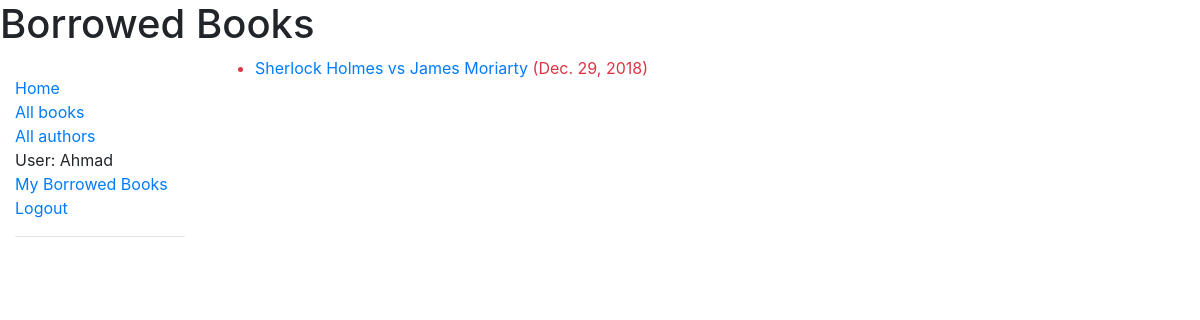
The page /catalog/mybooks/ (signed in) on the database as committed earlier.
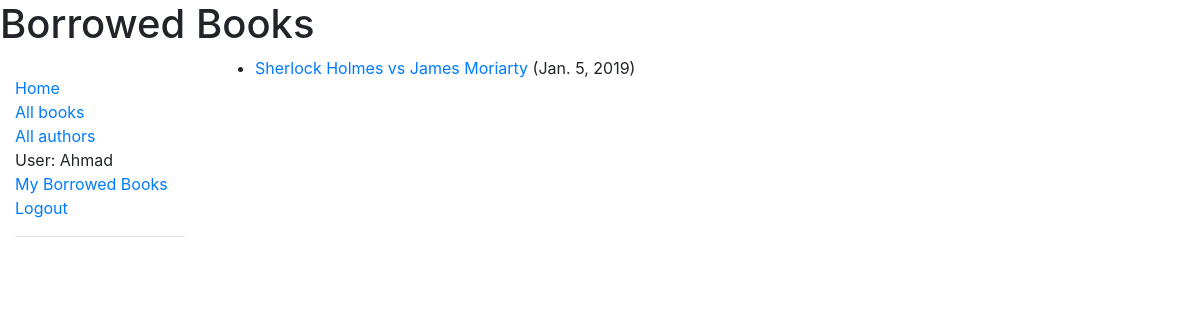
The same page on the database as committed later.
### catalog/models.py (models this page shows, shortened)
class BookInstance(models.Model):
    id = models.UUIDField(primary_key=True, default=uuid.uuid4,
                          help_text='Unique ID for this particular book\
                                    across whole library.')
    book = models.ForeignKey('Book', on_delete=models.SET_NULL, null=True)
    imprint = models.CharField(max_length=200)
    due_back = models.DateField(null=True, blank=True)
    borrower = models.ForeignKey(User, on_delete=models.SET_NULL,
                                 null=True, blank=True)
    LOAN_STATUS = (
        ('m', 'Maintenance'),
        ('o', 'On loan'),
        ('a', 'Available'),
        ('r', 'Reserved'),
    )
    status = models.CharField(
        max_length=1,
        choices=LOAN_STATUS,
        blank=True,
        default='m',
        help_text='Book Availability',
    )
    class Meta:
        ordering = ['due_back']
        permissions = (("can_mark_returned", "Set book as returned"), )
    @property
    def is_overdue(self):
        if self.due_back and date.today() > self.due_back:
            return True
        return False

class Book(models.Model):
    title = models.CharField(max_length=200)
    author = models.ForeignKey('Author', on_delete=models.SET_NULL, null=True)
    summary = models.TextField(max_length=1000,
                               help_text='Enter a brief description of book.')
    isbn = models.CharField('ISBN', max_length=13,
                            help_text='13 Character \
                <a href="https://www.isbn-international.org/content/\
                what-isbn">ISBN number</a>')
    genre = models.ManyToManyField(Genre,
                                   help_text='Select genres for this book')
    def display_genre(self):
        """Create a string for Genre.Used to display genre in Site Admin."""
        return ', '.join(genre.name for genre in self.genre.all()[:3])
    display_genre.short_description = 'Genre'

### catalog/views.py (the view)
# urls.py: path('mybooks/', views.LoanedBookByUserListView.as_view(),
class LoanedBookByUserListView(LoginRequiredMixin, generic.ListView):
    model = BookInstance
    template_name = "catalog/loaned_book_by_user.html"
    paginate_by = 10
    context_object_name = 'bookinstancelist'
    def get_queryset(self):
        return BookInstance.objects.filter(
            borrower=self.request.user).filter(
            status__exact='o').order_by('due_back')

### catalog/templates/catalog/loaned_book_by_user.html (shortened to what this page needs)
{% extends "base_generic.html" %}
{% block title %}
<h1>Borrowed Books</h1>
{% endblock %}
{% block content %}
{% if bookinstancelist %}
<ul>
	{% for bookinst in bookinstancelist %}
	<li class="{% if bookinst.is_overdue %}text-danger{% endif %}">
		<a href="{% url 'book-detail' bookinst.book.pk %}">
			{{ bookinst.book.title }}
		</a>
			({{ bookinst.due_back }})
	</li>
	{% endfor %}
</ul>
{% else %}
<p>
There are no books borrowed,
{{ user.username }}
</p>
{% endif %}
{% endblock %}

Rows that differ between the two databases and show on the page:
changed BookInstance "Sherlock Holmes vs James Moriarty": due_back "Dec. 29, 2018" → "Jan. 5, 2019"
